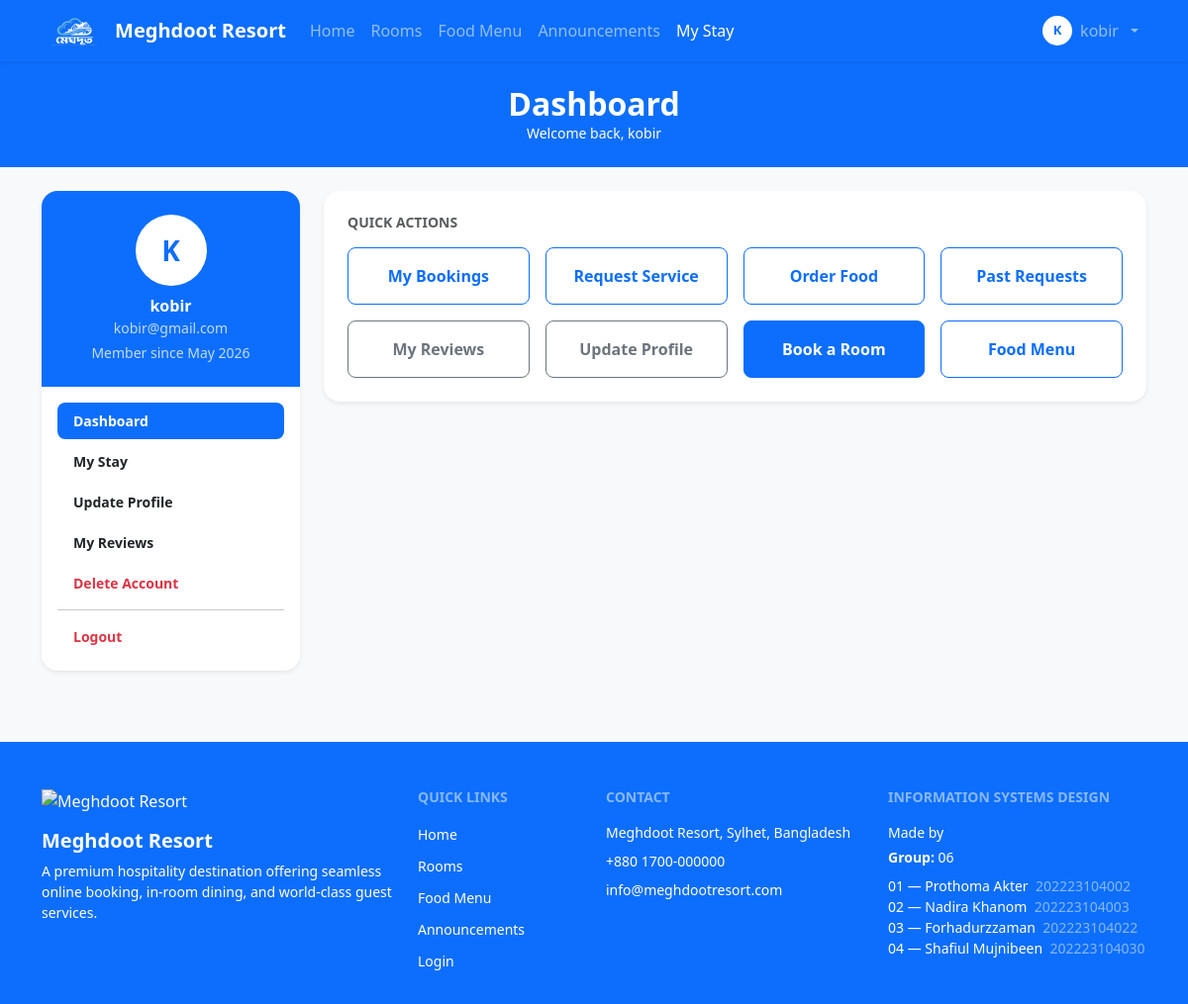
Before: /user/dashboard.php (signed in) with the older database file.
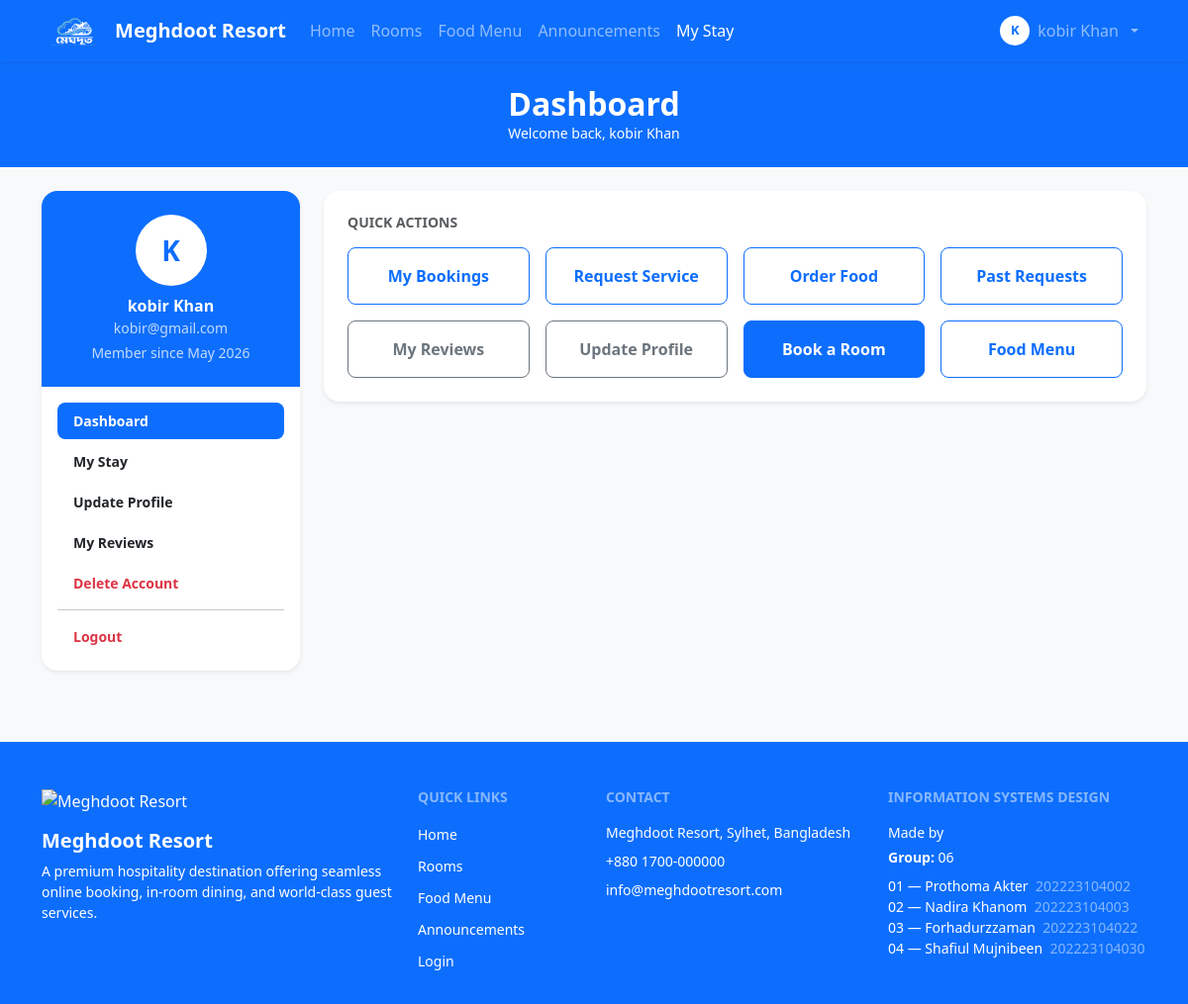
After: the same page with the newer database file.
### tables this page shows
CREATE TABLE `user` (
  `User_id` int(11) NOT NULL,
  `Name` varchar(100) NOT NULL,
  `Email` varchar(100) NOT NULL,
  `Password` varchar(255) NOT NULL,
  `Role` enum('guest','receptionist','manager','admin') NOT NULL DEFAULT 'guest',
  `Phone` varchar(20) DEFAULT NULL,
  `Photo` varchar(255) DEFAULT NULL,
  `Created_at` timestamp NOT NULL DEFAULT current_timestamp()
);

### user/dashboard.php (the view, shortened to what the changed rows need)
<?php
include '../db.php';
$user_id = (int)$_SESSION['user_id'];
$stmt = $conn->prepare("SELECT Name, Email, Photo, Created_at FROM user WHERE User_id = ?");
$stmt->bind_param("i", $user_id);
$stmt->execute();
$user = $stmt->get_result()->fetch_assoc();
?>
<!DOCTYPE html>
<html lang="en">
<head>
    <link rel="stylesheet" href="../bootstrap-5.3.8-dist/css/bootstrap.min.css"
        onerror="this.onerror=null;this.href='https://cdn.jsdelivr.net/npm/bootstrap@5.3.8/dist/css/bootstrap.min.css'">
</head>
<body class="bg-light">
<?php include '../navbar.php'; ?>
<div class="bg-primary text-white py-4 text-center">
    <div class="container">
        <h2 class="fw-bold mb-0">Dashboard</h2>
        <p class="fw-light mb-0 small">Welcome back, <?php echo htmlspecialchars($user['Name']); ?></p>
    </div>
</div>
<section class="py-4">
<div class="container">
    <div class="row g-4">
        <div class="col-lg-3">
            <?php include 'sidebar.php'; ?>
        </div>
    </div>
</div>
</section>
</body>
</html>

### navbar.php (shortened to what the changed rows need)
<?php
$logged  = isset($_SESSION['user_id']);
$script_path = $_SERVER['PHP_SELF'];
$depth = '';
if (str_contains($script_path, '/admin/'))        $depth = '../';
elseif (str_contains($script_path, '/receptionist/')) $depth = '../';
elseif (str_contains($script_path, '/user/'))     $depth = '../';
?>
<nav class="navbar navbar-expand-lg navbar-dark bg-primary sticky-top shadow-sm">
    <div class="container">
        <div class="collapse navbar-collapse" id="navbarMain">
            <ul class="navbar-nav ms-auto mb-2 mb-lg-0 align-items-lg-center">
                <?php if ($logged): ?>
                    <li class="nav-item dropdown">
                        <a class="nav-link dropdown-toggle d-flex align-items-center gap-2" href="#"
                            data-bs-toggle="dropdown">
                            <?php if (!empty($_SESSION['photo'])): ?>
                                <img src="<?php echo $depth . htmlspecialchars($_SESSION['photo']); ?>" class="rounded-circle"
                                    style="height:30px;width:30px;object-fit:cover;">
                            <?php else: ?>
                                <span
                                    class="rounded-circle bg-white text-primary fw-bold d-flex align-items-center justify-content-center"
                                    style="height:30px;width:30px;font-size:13px;flex-shrink:0;">
                                    <?php echo strtoupper(mb_substr($_SESSION['name'], 0, 1)); ?>
                                </span>
                            <?php endif; ?>
                            <?php echo htmlspecialchars($_SESSION['name']); ?>
                        </a>
                    </li>
                <?php endif; ?>
            </ul>
        </div>
    </div>
</nav>

### user/sidebar.php (shortened to what the changed rows need)
<?php
$photo = $user['Photo'] ?? '';
$photo_src = $photo ? '../' . $photo : '';
?>
<div class="card border-0 shadow-sm rounded-4 overflow-hidden">
    <div class="bg-primary text-white text-center py-4 px-3">
        <?php if ($photo_src): ?>
            <img src="<?php echo htmlspecialchars($photo_src); ?>"
                class="rounded-circle mb-2"
                style="width:72px;height:72px;object-fit:cover;border:3px solid rgba(255,255,255,0.5);">
        <?php else: ?>
            <div class="rounded-circle bg-white text-primary fw-bold mx-auto mb-2 d-flex align-items-center justify-content-center"
                style="width:72px;height:72px;font-size:28px;">
                <?php echo strtoupper(mb_substr($user['Name'], 0, 1)); ?>
            </div>
        <?php endif; ?>
        <div class="fw-bold"><?php echo htmlspecialchars($user['Name']); ?></div>
        <div class="small opacity-75"><?php echo htmlspecialchars($user['Email']); ?></div>
        <div class="small opacity-75 mt-1">
            Member since <?php echo date('M Y', strtotime($user['Created_at'])); ?>
        </div>
    </div>
</div>

Changed rows visible on the page:
changed user "kobir@gmail.com": Name "kobir" → "kobir Khan"
Other visible differences:
$_SESSION['name']: "kobir" → "kobir Khan"
